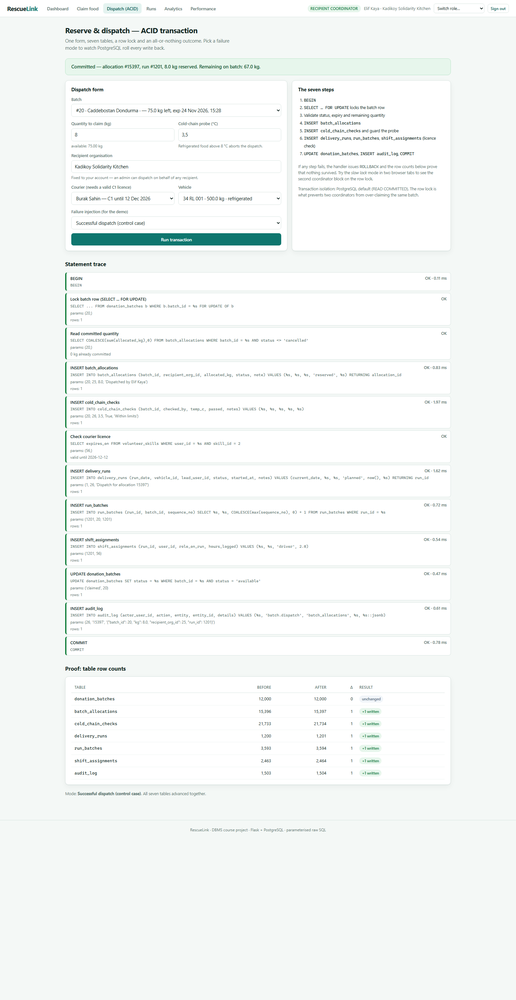
#> input picture docs/screenshots/10_transaction_commit.png, 516 x 1000 px, shrunk from 1600 x 3100 before the run
$ python split_shots.py
#> lines starting #> are read from the running program, lines starting #| are printed output that depends on the picture
#!/usr/bin/env python3
"""
Splits a very tall screenshot into two readable halves at a horizontal
whitespace band, so the report PDF does not have to shrink a 3100 px page
down to an unreadable strip.

Usage:  py -3.11 scripts/split_shots.py
"""

from __future__ import annotations

from pathlib import Path

from PIL import Image

ROOT = Path(__file__).resolve().parents[1]
SHOTS = ROOT / "docs" / "screenshots"

TARGETS = [
    ("10_transaction_commit.png", "10a_transaction_trace.png", "10b_transaction_proof.png"),
    ("11_transaction_rollback.png", "11a_rollback_trace.png", "11b_rollback_proof.png"),
]


def background_rows(img: Image.Image) -> list[int]:
    """Rows that contain a single flat colour across the content width."""
    px = img.convert("RGB").load()
    width, height = img.size
    xs = range(60, width - 60, 7)
    rows: list[int] = []
    for y in range(height):
        first = px[60, y]
        if all(px[x, y] == first for x in xs):
            rows.append(y)
    return rows


def last_content_row(img: Image.Image) -> int:
    px = img.convert("RGB").load()
    width, height = img.size
    xs = range(60, width - 60, 7)
    last = 0
    for y in range(height):
        first = px[60, y]
        if not all(px[x, y] == first for x in xs):
            last = y
    return last


def main() -> int:
    for source, top_name, bottom_name in TARGETS:
        path = SHOTS / source
        if not path.exists():
            print(f"  missing {source}")
            continue
        img = Image.open(path)
#> img is the input picture: PIL image 516x1000 RGB; mean R, G, B 244.5, 247.8, 246.4
        width, height = img.size
#> width = 516; height = 1000
        flat = set(background_rows(img))
#> the loop in background_rows, `for y in range(height):` made 1000 passes
#> first on passes 1 to 3: (255, 255, 255), (255, 255, 255), (255, 255, 255)
#> after the loop in background_rows, `for y in range(height):`: rows = 225 values from 0 to 999
#> flat = 225 items

        # longest run of flat rows whose midpoint sits between 45 % and 78 %
        best = None
        run_start = None
        for y in range(height + 1):
            if y < height and y in flat:
                if run_start is None:
                    run_start = y
                continue
            if run_start is not None:
                length = y - run_start
                mid = run_start + length // 2
                if length >= 8 and 0.45 * height <= mid <= 0.78 * height:
                    if best is None or length > best[0]:
                        best = (length, mid)
                run_start = None
#> after the loop, length = 166; mid = 917

        if best is None:
            cut = int(height * 0.6)
#> cut = 600
        else:
            cut = best[1]

        img.crop((0, 0, width, cut)).save(SHOTS / top_name, optimize=True)
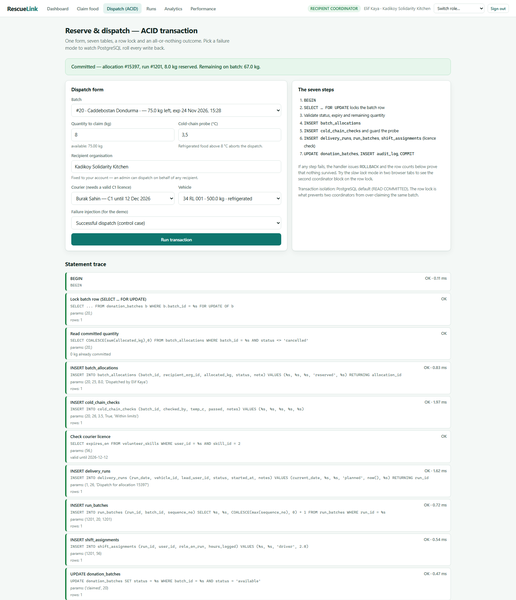
#> saved as 10a_transaction_trace.png: PIL image 516x600 RGB; mean R, G, B 243.9, 247.3, 246
        bottom = img.crop((0, cut, width, height))
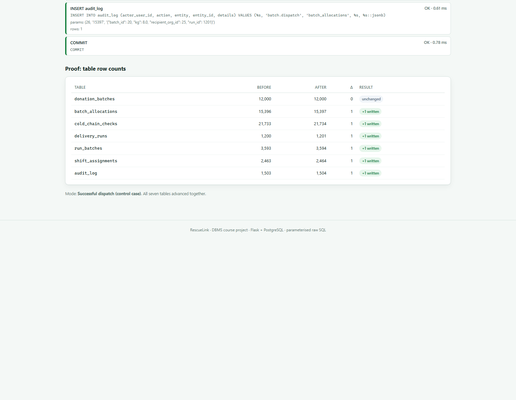
#> bottom: PIL image 516x400 RGB; mean R, G, B 245.4, 248.6, 247.1
        bottom = bottom.crop((0, 0, width, min(bottom.size[1], last_content_row(bottom) + 60)))
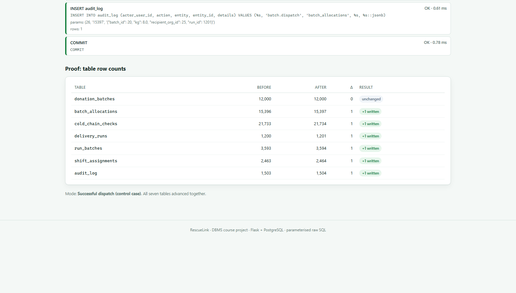
#> bottom: PIL image 516x293 RGB; mean R, G, B 246, 248.8, 247.5
        bottom.save(SHOTS / bottom_name, optimize=True)
        print(f"  {source}: {height}px -> cut at {cut}px "
              f"({top_name}, {bottom_name})")
#|   10_transaction_commit.png: 1000px -> cut at 600px (10a_transaction_trace.png, 10b_transaction_proof.png)
#> pass 2 of the loop in main, `for source, top_name, bottom_name in TARGETS:`:
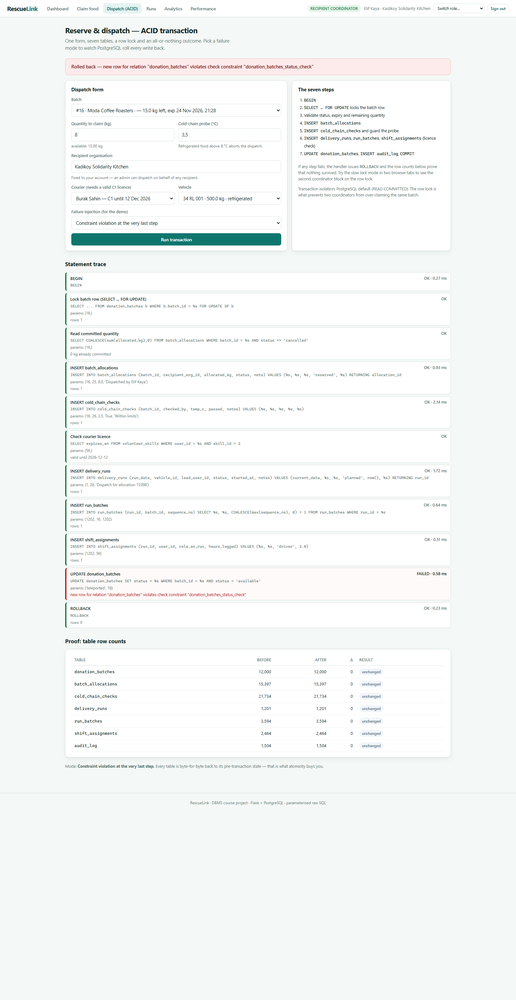
#> input picture docs/screenshots/11_transaction_rollback.png, 516 x 1000 px, shrunk from 1600 x 3100 before the run
#> in main, img is the input picture: PIL image 516x1000 RGB; mean R, G, B 244.7, 247.4, 246.2
#> the loop in background_rows (call 2), `for y in range(height):` made 1000 passes
#> flat = 254 items
#> after the loop in main, `for y in range(height + 1):`: length = 193; mid = 903
#> in main, `bottom = img.crop((0, cut, width, height))`:
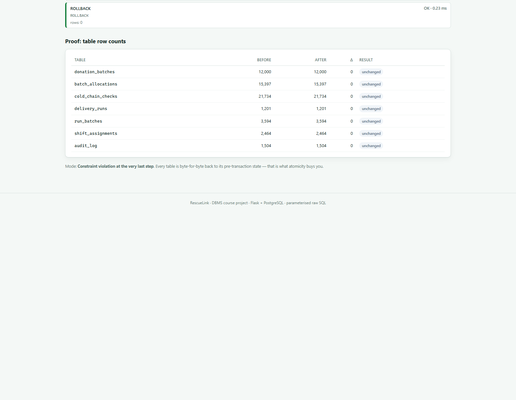
#> bottom: PIL image 516x400 RGB; mean R, G, B 245.3, 248.5, 247
#> in main, `bottom = bottom.crop((0, 0, width, min(bottom.size[1], last_content_ro..`:
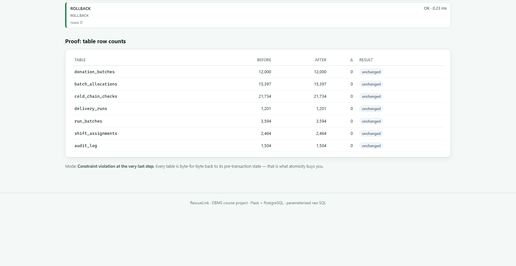
#> bottom: PIL image 516x266 RGB; mean R, G, B 246, 248.8, 247.5
#|   11_transaction_rollback.png: 1000px -> cut at 600px (11a_rollback_trace.png, 11b_rollback_proof.png)
    return 0


if __name__ == "__main__":
    raise SystemExit(main())
#> (the program exits here)
